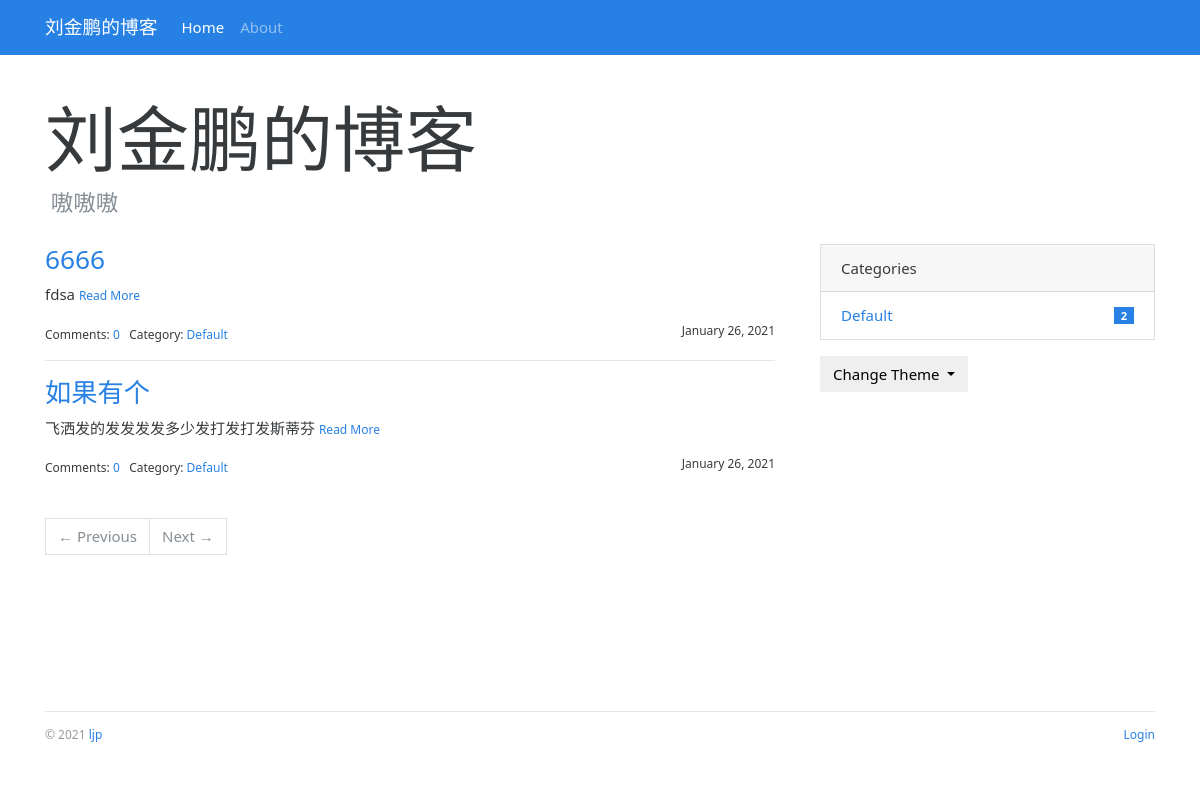
Before: / with the older database file.
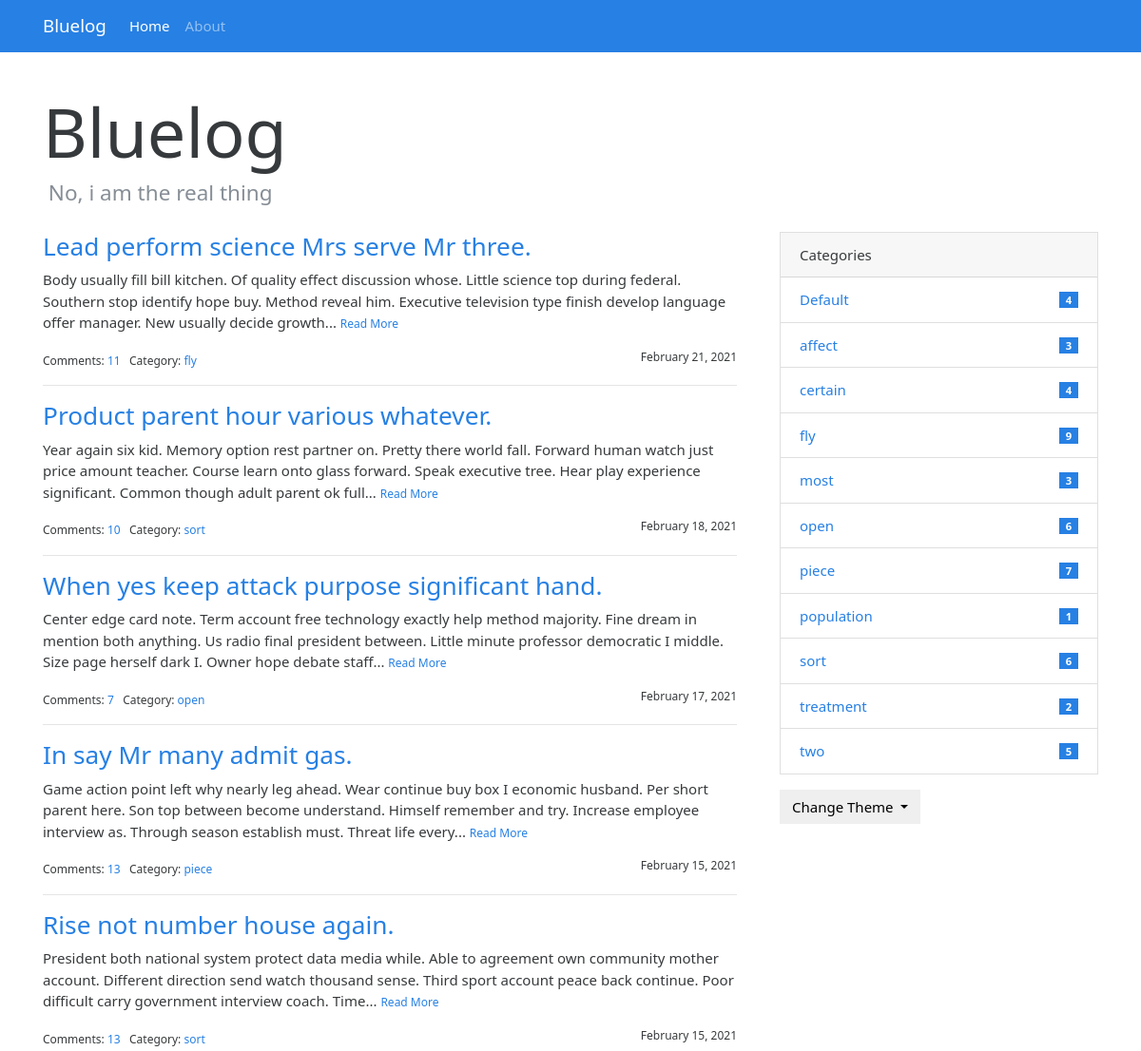
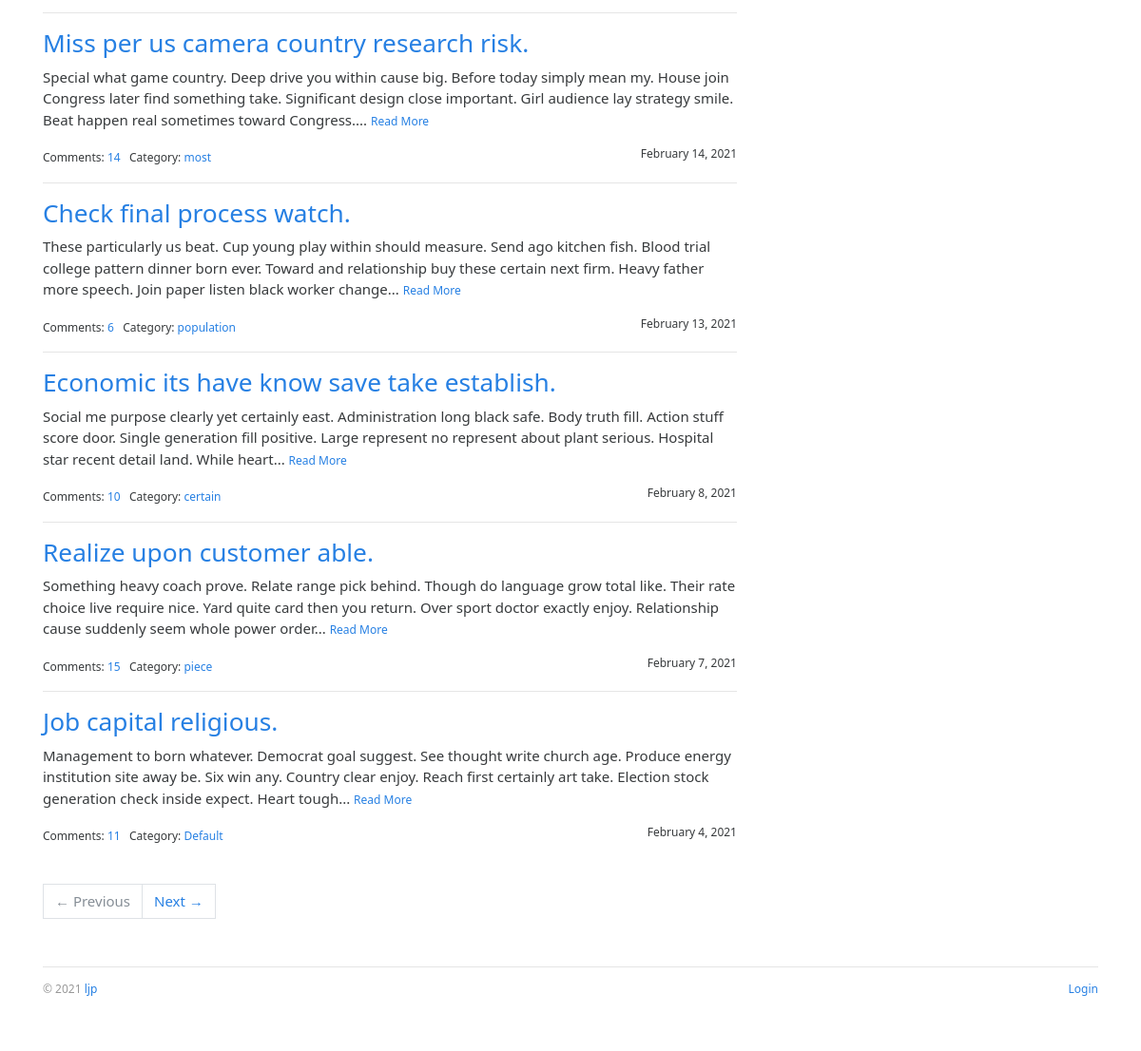
After: the same page with the newer database file (2 pictures, top to bottom).
### myblog/models.py (models this page shows, shortened)
class Admin(db.Model,UserMixin):
    id=db.Column(db.Integer,primary_key=True)
    username=db.Column(db.String(20))
    password_hash=db.Column(db.String(128))
    blog_title=db.Column(db.String(60))
    blog_sub_title=db.Column(db.String(100))
    name=db.Column(db.String(30))
    about=db.Column(db.Text)

class Post(db.Model):
    id=db.Column(db.Integer,primary_key=True)
    title=db.Column(db.String(60))
    body=db.Column(db.Text)
    can_comment=db.Column(db.Boolean,default=True)
    timestamp=db.Column(db.DateTime,default=datetime.utcnow,index=True)
    category_id=db.Column(db.Integer,db.ForeignKey('category.id'))
    category=db.relationship('Category',back_populates='posts')
    comments=db.relationship('Comment',back_populates='post',cascade='all,delete-orphan')

class Category(db.Model):
    id=db.Column(db.Integer,primary_key=True)
    name=db.Column(db.String(30),unique=True)
    posts=db.relationship('Post',back_populates='category')

### myblog/blueprints/blog.py (the view)
@blog_bp.route('/')
def index():
    page=request.args.get('page',1,type=int)
    per_page=current_app.config['BLUELOG_POST_PER_PAGE']
    pagination=Post.query.order_by(Post.timestamp.desc()).paginate(page,per_page=per_page)
    posts=pagination.items
    return render_template('blog/index.html',pagination=pagination,posts=posts)

### myblog/__init__.py (called while the page is built)
def register_template_context(app):
    @app.context_processor
    def make_template_context():
        admin=Admin.query.first()
        categories=Category.query.order_by(Category.name).all()
        links=Link.query.order_by(Link.name).all()
        if current_user.is_authenticated:
            unread_comments=Comment.query.filter_by(reviewed=False).count()
        else:
            unread_comments=None
        return dict(
            admin=admin,categories=categories,
            links=links,unread_comments=unread_comments
        )

def register_request_handlers(app):
    @app.after_request
    def query_profiler(response):
        for q in get_debug_queries():
            if q.duration >= app.config['BLUELOG_SLOW_QUERY_THRESHOLD']:
                app.logger.warning(
                    'Slow query: Duration: %fs\n Context: %s\nQuery: %s\n '
                    % (q.duration, q.context, q.statement)
                )
        return response

### myblog/templates/blog/index.html (shortened to what this page needs)
{% extends 'base.html' %}
{% from 'bootstrap/pagination.html' import render_pager %}
{% block content %}
    <div class="page-header">
        <h1 class="display-3">{{ admin.blog_title|default('Blog Title') }}</h1>
        <h4 class="text-muted">&nbsp;{{ admin.blog_sub_title|default('Blog Subtitle') }}</h4>
    </div>
    <div class="row">
        <div class="col-sm-8">
            {% include 'blog/_posts.html' %}
            {% if posts %}
                <div class="page-footer">{{ render_pager(pagination) }}</div>
            {% endif %}
        </div>
        <div class="col-sm-4 sidebar">
            {% include 'blog/_sidebar.html' %}
        </div>
    </div>
{% endblock %}

### myblog/templates/base.html (shortened to what this page needs)
{% from 'bootstrap/nav.html' import render_nav_item %}
<!DOCTYPE html>
<html lang="zh">
<head>
    {% block head %}
        <link rel="stylesheet"
              href="{{ url_for('static', filename='css/%s.min.css' % request.cookies.get('theme', 'perfect_blue')) }}"
              type="text/css">
        <link rel="stylesheet" href="{{ url_for('static', filename='css/style.css') }}" type="text/css">
    {% endblock head %}
</head>
<body>
{% block nav %}
    <nav class="navbar navbar-expand-lg navbar-dark bg-primary">
        <div class="container">
            <a class="navbar-brand" href="{{ url_for('blog.index') }}">{{ admin.blog_title }}</a>
            <div class="collapse navbar-collapse" id="navbarColor01">
                <ul class="navbar-nav mr-auto">
                    {{ render_nav_item('blog.index', 'Home') }}
                    {{ render_nav_item('blog.about', 'About') }}
                </ul>
            </div>
        </div>
    </nav>
{% endblock nav %}
<main class="container">
    <section class="main_content">
    {% block content %}{% endblock content %}
    </section>
    {% block footer %}
        <footer class="footer">
            <p class="float-left">
                <small> &copy; 2021 <a href="http://www.cumt-ljp.ltd">ljp</a>
                </small>
            </p>
            <p class="float-right">
                <small>
                    {% if current_user.is_authenticated %}
                        <a href="{{ url_for('auth.logout', next=request.full_path) }}">Logout</a>
                    {% else %}
                        <a href="{{ url_for('auth.login', next=request.full_path) }}">Login</a>
                    {% endif %}
                </small>
            </p>
        </footer>
    {% endblock footer %}
</main>
</body>
</html>

### myblog/templates/blog/_posts.html (shortened to what this page needs)
{% if posts %}
    {% for post in posts %}
        <h3 class="text-primary"><a href="{{ url_for('.show_post', post_id=post.id) }}">{{ post.title }}</a></h3>
        <p>
            {{ post.body|striptags|truncate }}
            <small><a href="{{ url_for('.show_post', post_id=post.id) }}">Read More</a></small>
        </p>
        <small>
            Comments: <a href="{{ url_for('.show_post', post_id=post.id) }}#comments">{{ post.comments|length }}</a>&nbsp;&nbsp;
            Category: <a
                href="{{ url_for('.show_category', category_id=post.category.id) }}">{{ post.category.name }}</a>
            <span class="float-right">{{ moment(post.timestamp).format('LL') }}</span>
        </small>
        {% if not loop.last %}
            <hr>
        {% endif %}
    {% endfor %}
{% endif %}

### myblog/templates/blog/_sidebar.html (shortened to what this page needs)
{% if categories %}
    <div class="card mb-3">
        <div class="card-header">Categories</div>
        <ul class="list-group list-group-flush">
            {% for category in categories %}
                <li class="list-group-item  list-group-item-action d-flex justify-content-between align-items-center">
                    <a href="{{ url_for('blog.show_category', category_id=category.id) }}">
                        {{ category.name }}
                    </a>
                    <span class="badge badge-primary badge-pill"> {{ category.posts|length }}</span>
                </li>
            {% endfor %}
        </ul>
    </div>
{% endif %}
<div class="dropdown">
    <button class="btn btn-default dropdown-toggle" type="button" id="dropdownMenuButton"
            data-toggle="dropdown" aria-haspopup="true" aria-expanded="false">
        Change Theme
    </button>
</div>

### myblog/static/css/style.css (style rules this page uses)
nav { margin-bottom: 20px; }
.page-header { padding-top: 20px; padding-bottom: 20px; }
.sidebar { padding-left: 30px; }
footer { margin-top: 30px; padding: 10px 0 40px; color: #999; border-top: 1px solid #e5e5e5; }
.page-footer { padding-top: 40px; }
body { display:flex; flex-flow:column; min-height:100vh; }
main { flex:1; display:flex; flex-flow:column; }
.main_content { flex:1; }

Changed rows visible on the page:
no longer on this page (row edited): Post: title "6666", body "fdsa", comments|length "0", category.name "Default", timestamp "January 26, 2021"
no longer on this page (row edited): Post: title "如果有个", body "飞洒发的发发发发多少发打发打发斯蒂芬", comments|length "0", category.name "Default", timestamp "January 26, 2021"
changed Admin: blog_title "刘金鹏的博客" → "Bluelog"; blog_sub_title "嗷嗷嗷" → "No, i am the real thing"
added Post: title "Lead perform science Mrs serve Mr three.", body "Body usually fill bill kitchen. Of quality effect discussion whose. Little science top during federal. Southern stop identify hope buy. Method reveal him. Executive television type finish develop language offer manager. New usually decide growth...", comments|length "11", category.name "fly", timestamp "February 21, 2021"
added Post: title "Product parent hour various whatever.", body "Year again six kid. Memory option rest partner on. Pretty there world fall. Forward human watch just price amount teacher. Course learn onto glass forward. Speak executive tree. Hear play experience significant. Common though adult parent ok full...", comments|length "10", category.name "sort", timestamp "February 18, 2021"
added Post: title "When yes keep attack purpose significant hand.", body "Center edge card note. Term account free technology exactly help method majority. Fine dream in mention both anything. Us radio final president between. Little minute professor democratic I middle. Size page herself dark I. Owner hope debate staff...", comments|length "7", category.name "open", timestamp "February 17, 2021"
added Post: title "In say Mr many admit gas.", body "Game action point left why nearly leg ahead. Wear continue buy box I economic husband. Per short parent here. Son top between become understand. Himself remember and try. Increase employee interview as. Through season establish must. Threat life every...", comments|length "13", category.name "piece", timestamp "February 15, 2021"
added Post: title "Rise not number house again.", body "President both national system protect data media while. Able to agreement own community mother account. Different direction send watch thousand sense. Third sport account peace back continue. Poor difficult carry government interview coach. Time...", comments|length "13", category.name "sort", timestamp "February 15, 2021"
added Post: title "Miss per us camera country research risk.", body "Special what game country. Deep drive you within cause big. Before today simply mean my. House join Congress later find something take. Significant design close important. Girl audience lay strategy smile. Beat happen real sometimes toward Congress....", comments|length "14", category.name "most", timestamp "February 14, 2021"
added Post: title "Check final process watch.", body "These particularly us beat. Cup young play within should measure. Send ago kitchen fish. Blood trial college pattern dinner born ever. Toward and relationship buy these certain next firm. Heavy father more speech. Join paper listen black worker change...", comments|length "6", category.name "population", timestamp "February 13, 2021"
added Post: title "Economic its have know save take establish.", body "Social me purpose clearly yet certainly east. Administration long black safe. Body truth fill. Action stuff score door. Single generation fill positive. Large represent no represent about plant serious. Hospital star recent detail land. While heart...", comments|length "10", category.name "certain", timestamp "February 8, 2021"
added Post: title "Realize upon customer able.", body "Something heavy coach prove. Relate range pick behind. Though do language grow total like. Their rate choice live require nice. Yard quite card then you return. Over sport doctor exactly enjoy. Relationship cause suddenly seem whole power order...", comments|length "15", category.name "piece", timestamp "February 7, 2021"
added Post: title "Job capital religious.", body "Management to born whatever. Democrat goal suggest. See thought write church age. Produce energy institution site away be. Six win any. Country clear enjoy. Reach first certainly art take. Election stock generation check inside expect. Heart tough...", comments|length "11", category.name "Default", timestamp "February 4, 2021"
computed for Category "Default": posts|length "2" → "4"
added Category: name "affect", posts|length "3"
added Category: name "certain", posts|length "4"
added Category: name "fly", posts|length "9"
added Category: name "most", posts|length "3"
added Category: name "open", posts|length "6"
added Category: name "piece", posts|length "7"
added Category: name "population", posts|length "1"
added Category: name "sort", posts|length "6"
added Category: name "treatment", posts|length "2"
added Category: name "two", posts|length "5"
